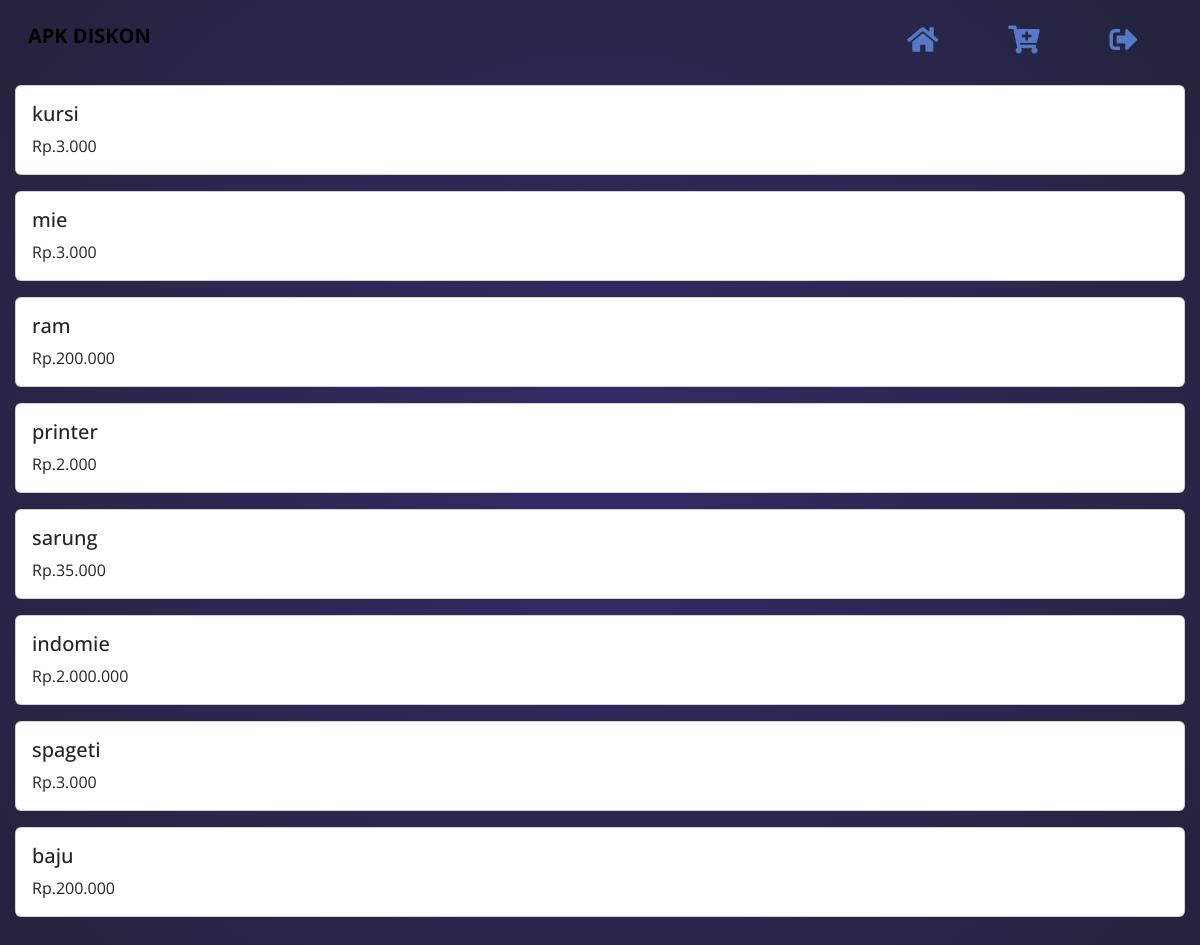
The app's page /dikaa/htdocs/views/display.php (signed in) with its own data.
### tables this page shows
CREATE TABLE `barang` (
  `IdBarang` int(11) NOT NULL,
  `NamaBarang` varchar(50) DEFAULT NULL,
  `Harga` varchar(50) DEFAULT NULL,
  `Besarandiskon` decimal(10,2) DEFAULT NULL
);

### dikaa/htdocs/controllers/barang.php (called while the page is built, shortened)
<?php
include_once __DIR__ . '/../models/barang.php';
$barang = new Barang();
try {
    if (!empty($_GET['aksi'])) {
        if ($_GET['aksi'] == 'tambah' && isset($_POST['tambah'])) {
            $NamaBarang = $_POST['NamaBarang'];
            $Harga = $_POST['Harga'];
            $Besarandiskon = $_POST['Besarandiskon'];
            $barang->TambahBarang($NamaBarang, $Harga, $Besarandiskon);
        } elseif ($_GET['aksi'] == 'hapus') {
            $id = $_GET['IdBarang'];
            $hapus = $barang->Hapus($id);
            if ($hapus) {
                header("Location: ../views/barang.php");
            } else {
                echo "<script>alert('Data Gagal Dihapus');window.location='../views/barang.php'</script>";
            }
        } elseif ($_GET['aksi'] == 'edit' && isset($_POST['edit'])) {
            $id = $_POST['IdBarang'];
            $NamaBarang = $_POST['NamaBarang'];
            $Harga = $_POST['Harga'];
            $Besarandiskon = $_POST['Besarandiskon'];
             $barang->Edit($id, $NamaBarang, $Harga, $Besarandiskon);
        }
    } else {
        $barangs = $barang->TampilData();
    }
} catch (Exception $e) {
    echo "Error: " . $e->getMessage();
}

### dikaa/htdocs/controllers/conn.php (called while the page is built, shortened)
<?php
class database
{
	private $host = "sql312.infinityfree.com";
	private $uname = "if0_38722550";
	private $pass = "lan91w09RJD8f";
	private $db = "if0_38722550_diskon";
	function __construct()
	{
		$this->koneksi = mysqli_connect($this->host, $this->uname, $this->pass);
		mysqli_select_db($this->koneksi, $this->db);
		if ($this->koneksi) {
			return $this->koneksi;
		} else {
			echo "Koneksi database mysql dan php GAGAL !";
		}
	}
}

### dikaa/htdocs/models/barang.php (called while the page is built, shortened)
<?php
include_once __DIR__ . '/../controllers/conn.php';
class Barang {
    public function TampilData(){
        $conn = new database();
		$data = mysqli_query($conn->koneksi, "SELECT * FROM barang ORDER BY IdBarang desc ");
        $hasil = [];
		while ($d = mysqli_fetch_object($data)) {
			$hasil[] = $d;
		}
		return $hasil;
    }
}

### dikaa/htdocs/views/display.php (the view)
<?php
include_once 'layouts/admin.php';
include_once '../controllers/barang.php';
?>
<main>
  <?php if (empty($barangs)) {
    echo"<h2>Tidak Ada Barang</h2>";
    ?>
  <?php } else { ?>
    <?php foreach ($barangs as $x): ?>
      <div class="card mb-3">
        <div class="card-body">
          <h5 class="card-title"><?= $x->NamaBarang ?></h5>
          <p class="card-text">Rp.<?= number_format($x->Harga, 0, ',', '.') ?></p>
        </div>
      </div>
    <?php endforeach; ?>
  <?php } ?>
</main>

### dikaa/htdocs/assets/css/style.css (style rules this page uses)
* { margin: 0; padding: 0; font-family: "Open Sans", sans-serif; }
body { background: #0f0c29; background: radial-gradient(circle, #302b63 10%, #24243e 95%); }
main { margin-top: 70px; padding: 15px; }

### records on screen
barang: NamaBarang "kursi", Harga "3.000"
barang: NamaBarang "mie", Harga "3.000"
barang: NamaBarang "ram", Harga "200.000"
barang: NamaBarang "printer", Harga "2.000"
barang: NamaBarang "sarung", Harga "35.000"
barang: NamaBarang "indomie", Harga "2.000.000"
barang: NamaBarang "spageti", Harga "3.000"
barang: NamaBarang "baju", Harga "200.000"
